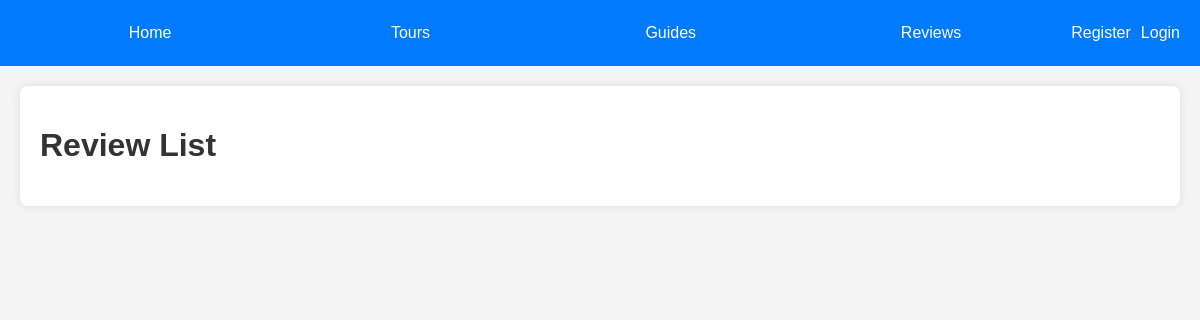
The page /tours/reviews/ on the database as committed earlier.
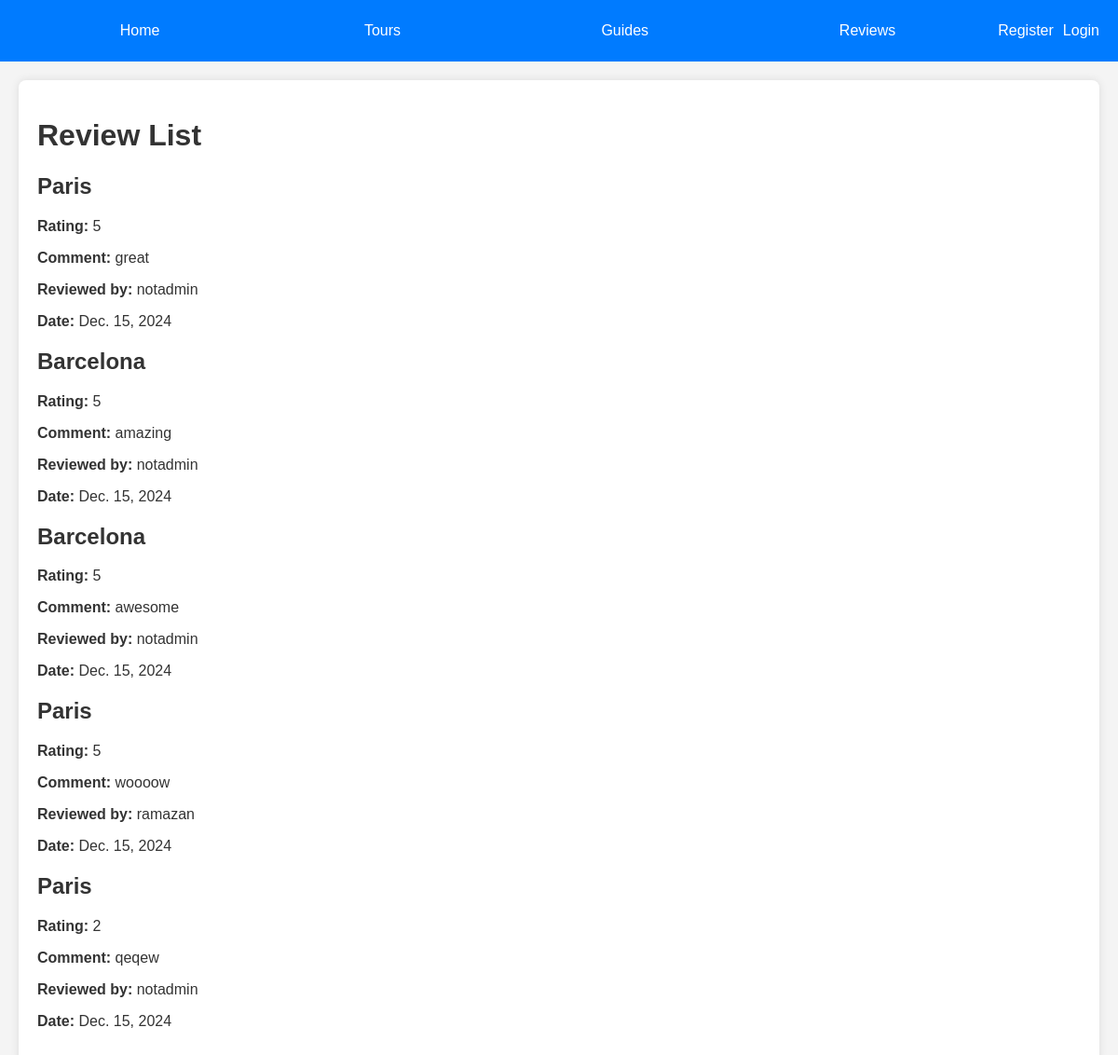
The same page on the database as committed later.
### tours/models.py (models this page shows, shortened)
class Review(models.Model):
    tourist = models.ForeignKey(Tourist, on_delete=models.CASCADE)
    tour = models.ForeignKey(Tour, on_delete=models.CASCADE)
    rating = models.IntegerField()
    comment = models.TextField()
    date_of_review = models.DateField(auto_now_add=True)

class Tour(models.Model):
    name_tour = models.CharField(max_length = 50)
    date_of_start = models.DateField(null = True, blank = True)
    date_of_end = models.DateField(null = True, blank = True)
    description = models.TextField()
    price = models.DecimalField(max_digits=10, decimal_places=2, null=True, blank=True)

class Tourist(models.Model):
    user = models.OneToOneField(User, on_delete=models.CASCADE, default=1)  # Убедитесь, что у вас есть пользователь с ID 1
    first_name = models.CharField(max_length=30)
    last_name = models.CharField(max_length=30)
    email = models.EmailField(unique=True)
    phone = models.CharField(max_length=15)
    date_of_birth = models.DateField(null=True, blank=True)

### tours/views.py (the view)
# urls.py: path('reviews/', views.review_list, name='review_list'),
def review_list(request):
    reviews = Review.objects.all()
    return render(request, 'reviews/review_list.html', {'reviews': reviews})

### tours/templates/reviews/review_list.html (shortened to what this page needs)
{% extends 'base.html' %}
{% block content %}
    <h1>Review List</h1>
    <div class="review-list">
        {% for review in reviews %}
            <div class="review-item">
                <h2>{{ review.tour.name_tour }}</h2>
                <p><strong>Rating:</strong> {{ review.rating }}</p>
                <p><strong>Comment:</strong> {{ review.comment }}</p>
                <p><strong>Reviewed by:</strong> {{ review.tourist.user.username }}</p>
                <p><strong>Date:</strong> {{ review.date_of_review }}</p>
            </div>
        {% endfor %}
    </div>
{% endblock %}

Rows that differ between the two databases and show on the page:
added Review: tour.name_tour "Paris", rating "5", comment "great", tourist.user.username "notadmin", date_of_review "Dec. 15, 2024"
added Review: tour.name_tour "Barcelona", rating "5", comment "amazing", tourist.user.username "notadmin", date_of_review "Dec. 15, 2024"
added Review: tour.name_tour "Barcelona", rating "5", comment "awesome", tourist.user.username "notadmin", date_of_review "Dec. 15, 2024"
added Review: tour.name_tour "Paris", rating "5", comment "woooow", tourist.user.username "ramazan", date_of_review "Dec. 15, 2024"
added Review: tour.name_tour "Paris", rating "2", comment "qeqew", tourist.user.username "notadmin", date_of_review "Dec. 15, 2024"
